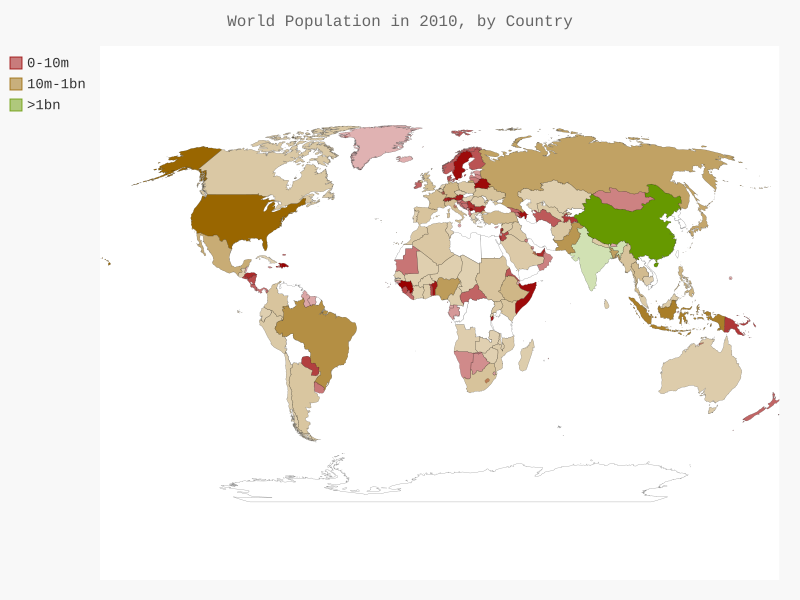

Source code (Python):
import pygal
import json
from pygal.style import LightColorizedStyle, RotateStyle
from country_codes import get_country_code
filename = 'population_data.json'
with open(filename) as f:
	pop_data = json.load(f)
	
cc_populations = {}
for pop_dict in pop_data:
	if pop_dict['Year'] == '2010':
		country_name = pop_dict['Country Name']
		population = int(float(pop_dict['Value']))
		code = get_country_code(country_name)
		if code:
			cc_populations[code] = population
cc_pops_1, cc_pops_2, cc_pops_3 = {}, {}, {}
for cc, pop in cc_populations.items():
	if pop < 10000000:
		cc_pops_1[cc] = pop
	elif pop <1000000000:
		cc_pops_2[cc] = pop
	else :
		cc_pops_3[cc] = pop
print(len(cc_pops_1), len(cc_pops_2), len(cc_pops_3))


		
wm_style = RotateStyle('#990000', base_style=LightColorizedStyle)
wm = pygal.maps.world.World(style=wm_style)
wm.title = 'World Population in 2010, by Country'
wm.add('0-10m', cc_pops_1)
wm.add('10m-1bn', cc_pops_2)
wm.add('>1bn', cc_pops_3)

wm.render_to_file('world_population.svg')
